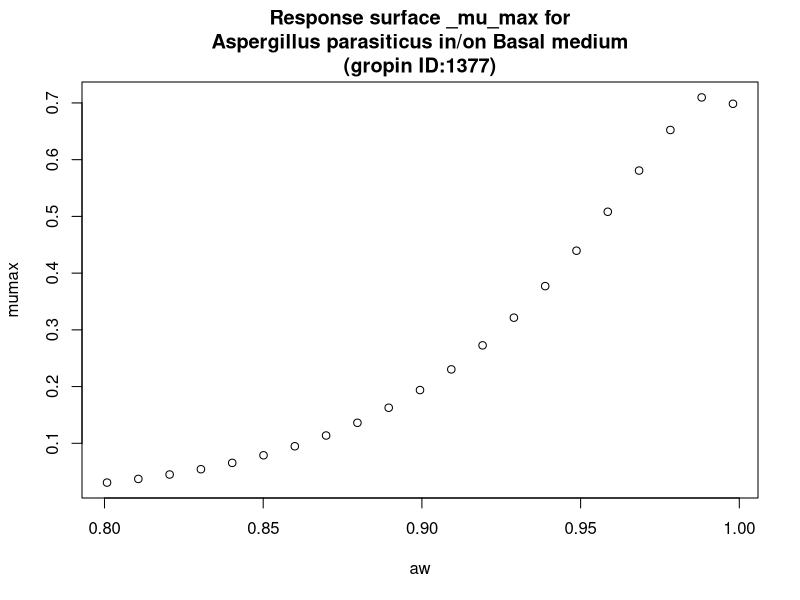

Write R code to recreate this figure.
#############################
# start of Parameter script
#############################
aw <- seq(0.8008,0.998001998001998,length.out=21)
#############################
# end of Parameter script
#############################
############################# 
# start of Model script Gropin ID 1377 
#############################
 
# constant coefficients for this model
 
variables <- data.frame(aw)
argumentsPar <- unique.data.frame(expand.grid(variables))
 
# heart of the model
response_surface <- function(aw) {
   mumax <-exp(-0.4857+3.901*sqrt(1-aw)-23.78*(sqrt(1-aw))^2)

	return(mumax=mumax)
} 

# output parameters
responseSurface <- cbind(argumentsPar,response_surface(argumentsPar['aw']))
colnames(responseSurface) <- c(colnames(argumentsPar),'mumax')
#############################
# End of Model script
#############################
############################# 
# start of Visualisation script Gropin ID 1377 
#############################
titleText <-'Response surface _mu_max for
Aspergillus parasiticus in/on Basal medium
(gropin ID:1377)'
plot(aw,responseSurface$'mumax',xlab='aw',
                          ylab='mumax',main=titleText)
#############################
# End of Visualisation script
#############################
